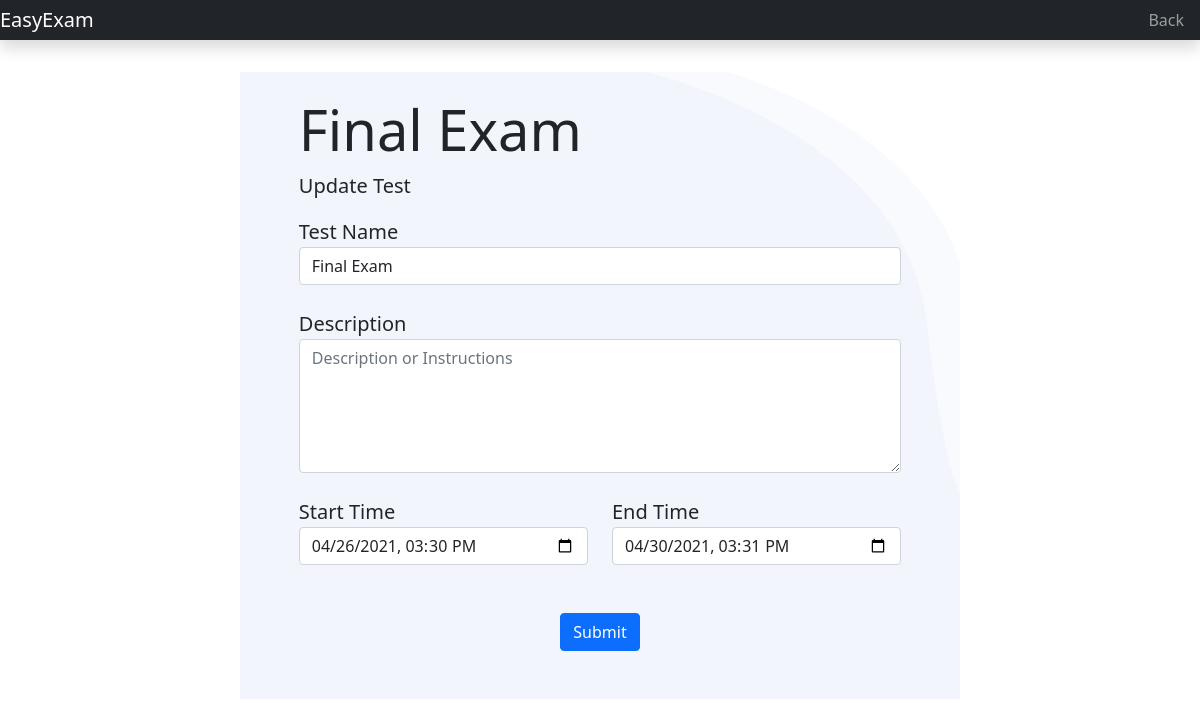
The page /7/update_test (signed in) on the database its author committed.
### Classroom/models.py (models this page shows)
class Test(models.Model):
	belongs = models.ForeignKey(Classroom, on_delete=models.CASCADE)
	name = models.CharField(max_length=255)
	desc = models.CharField(max_length=2555, blank=True)
	create_time = models.DateTimeField(auto_now_add=True)
	start_time = models.DateTimeField()
	end_time = models.DateTimeField()
	def __str__(self):
		return self.name

### Classroom/views/Teachers.py (the view)
# urls.py: path('<int:test_id>/update_test', Teachers.update_test, name='update_test'),
@login_required(login_url='login')
@teacher_required
def update_test(request, test_id):
	test = get_object_or_404(Test, pk=test_id)
	if request.method == "POST":
		form = CreateTestForm(request.POST, instance=test)
		if form.is_valid():
			form.save()
			messages.success(request, '{}  is Updated'.format(test))
			return redirect('view_test', test.id)
		else:
			messages.error(request, form.errors)
	else:
		form = CreateTestForm(instance=test)
	return render(request, 'teachers/create_test.html', {'form': form, 'test' : test })

### Classroom/forms.py
class CreateTestForm(forms.ModelForm):
  class Meta:
    model = Test
    fields=( 'name', 'desc', 'start_time', 'end_time' )
    widgets={
    'name':forms.TextInput(attrs={'class':'form-control','placeholder':'Test Name'}),
    'desc':forms.Textarea(attrs={ 'rows': 5, 'class':'form-control','placeholder':'Description or Instructions'}),
    'start_time': forms.DateTimeInput(attrs={'type':'datetime-local','placeholder':'Assign Test At','class': 'form-control'},format='%Y-%m-%dT%H:%M'),
    'end_time': forms.DateTimeInput(attrs={'type':'datetime-local','placeholder':'Due Time', 'class': 'form-control'},format='%Y-%m-%dT%H:%M'),
    }
    labels={
        'name': 'Test Name',
        'desc': 'Description',
        'start_time': 'Start Time',
        'end_time': 'End Time',
    }

### templates/teachers/create_test.html (shortened to what this page needs)
{% extends 'common.html' %}
{% load static %}
{% block main %}
<br><br>
<div class="jumbotron jumbotron-fluid">
  <div class="container" style="width: 60%; background-image: url('{% static 'assets/img/hero-bg.png' %}');">
    <div class="container" style="width: 90%">
      <br>
      {% if test %}
        <h1 class="display-4">{{ test }}</h1>
        <p class="lead"> Update Test </p>
      {% else %}
        <h1 class="display-4">Create Test</h1>
        <p class="lead">Create Test here add questions later</p>
      {% endif %}
      <form method="POST">
        <div class="form-group">
          <label class="lead" for="id_{{field.name}}">{{ form.name.label }}</label>
          {{ form.name }}
        </div>
        <br>
        <div class="form-group">
          <label class="lead" for="id_{{field.desc}}">{{ form.desc.label }}</label>
          {{ form.desc }}
        </div>
        <br>
        <div class="form-group row">
          <div class="col-md-6">
            <label class="lead" for="id_{{field.start_time}}">{{ form.start_time.label }}</label>
            {{ form.start_time }}
          </div>
          <div class="col-md-6">
            <label class="lead" for="id_{{field.end_time}}">{{ form.end_time.label }}</label>
            {{ form.end_time }}
          </div>
        </div>
        <br>
        <br>
        <div class="text-center">
          <button type="submit" class="btn btn-primary">Submit</button>
        </div>
      </form>
      <br><br>
    </div>
  </div>
</div>
{% endblock %}

### rows shown on the page
Test: name "Final Exam", start_time "04/26/2021 15:30", end_time "04/30/2021 15:31"
